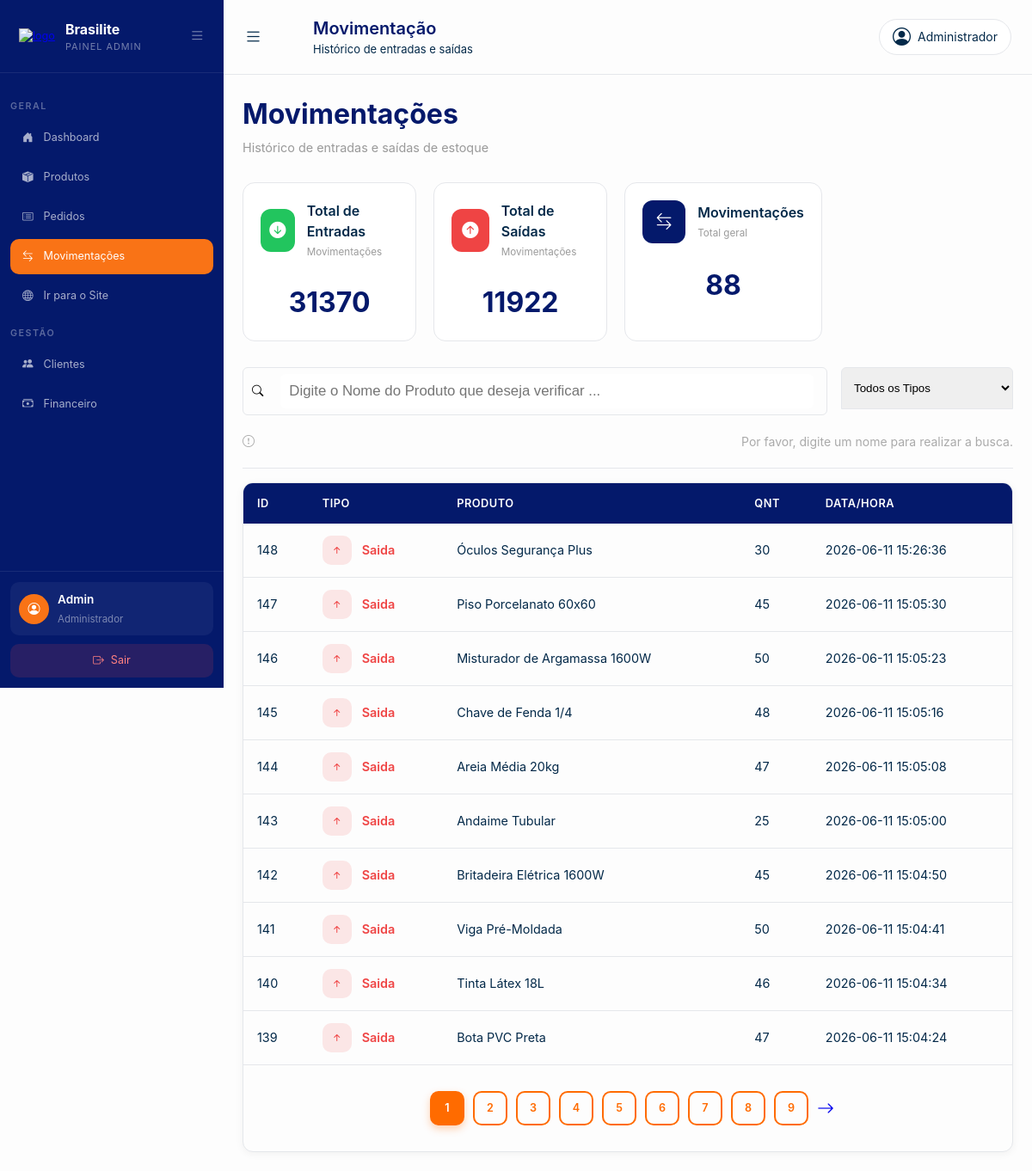
Page /Dashboard/movimentacao.php on the committed database.
### tables this page shows
CREATE TABLE `movimentacao` (
  `id_movimentacao` int(11) NOT NULL,
  `idUsuario` int(11) NOT NULL,
  `idPagamento` int(11) DEFAULT NULL,
  `idEstoque` int(11) NOT NULL,
  `tipo_movimentacao` enum('entrada','saida') NOT NULL,
  `quantidade` int(11) NOT NULL,
  `data_movimentacao` datetime NOT NULL DEFAULT current_timestamp(),
  `status_movimentacao` enum('concluido','pendente') NOT NULL DEFAULT 'concluido'
);

CREATE TABLE `produto` (
  `id_produto` int(11) NOT NULL,
  `idCategoria` int(11) NOT NULL,
  `sku` varchar(50) NOT NULL,
  `nome_produto` varchar(150) NOT NULL,
  `marca` varchar(50) DEFAULT NULL,
  `unidade_medida` varchar(10) NOT NULL DEFAULT 'UN',
  `preco_unitario` decimal(10,2) NOT NULL,
  `custo_produto` decimal(10,2) NOT NULL DEFAULT 0.00,
  `desconto` decimal(10,2) NOT NULL DEFAULT 0.00,
  `frete` decimal(10,2) NOT NULL DEFAULT 0.00,
  `status_produto` enum('ativo','inativo') NOT NULL DEFAULT 'ativo',
  `descricao_produto` varchar(500) DEFAULT NULL
);

### Dashboard/movimentacao.php (the view, shortened to what this page needs)
<?php
require_once '../Crud/crud.php';
$id_filtrado = isset($_GET['id_filtrado']) ? (int)$_GET['id_filtrado'] : null;
$stmt = $pdo->query("SELECT SUM(quantidade) as total FROM movimentacao WHERE tipo_movimentacao = 'entrada'");
$entradas = $stmt->fetch(PDO::FETCH_ASSOC)['total'] ?? 0;
$stmt = $pdo->query("SELECT SUM(quantidade) as total FROM movimentacao WHERE tipo_movimentacao = 'saida'");
$saidas = $stmt->fetch(PDO::FETCH_ASSOC)['total'] ?? 0;
$stmt = $pdo->query("SELECT COUNT(*) as total FROM movimentacao");
$total_mov = $stmt->fetch(PDO::FETCH_ASSOC)['total'] ?? 0;
$tipo     = $_GET['tipo'] ?? '';
$pesquisa = isset($_POST['pesquisa']) ? trim($_POST['pesquisa']) : ($_GET['pesquisa'] ?? '');
$limite      = 10;
$paginaAtual = isset($_GET['pagina']) ? max(1, (int)$_GET['pagina']) : 1;
$offset      = ($paginaAtual - 1) * $limite;
$sqlCount = "SELECT COUNT(*)
             FROM movimentacao m
             JOIN estoque e ON e.id_estoque = m.idEstoque
             JOIN produto p ON p.id_produto = e.idProduto
             WHERE 1=1";
$totalRegistros = $pdo->query($sqlCount)->fetchColumn();
$totalPaginas   = ceil($totalRegistros / $limite);
$sql = "SELECT
            m.id_movimentacao,
            p.nome_produto,
            p.id_produto,
            m.quantidade,
            m.tipo_movimentacao,
            m.data_movimentacao
        FROM movimentacao m
        JOIN estoque e ON e.id_estoque = m.idEstoque
        JOIN produto p ON p.id_produto = e.idProduto
        WHERE 1=1";
$sql .= " ORDER BY m.data_movimentacao DESC LIMIT $limite OFFSET $offset";
$movimentacoes = $pdo->query($sql)->fetchAll(PDO::FETCH_ASSOC);
?>
<!DOCTYPE html>
<html lang="pt-br">
<head>
    <link rel="stylesheet" href="css/global.css">
    <link rel="stylesheet" href="css/sidebar.css">
    <link rel="stylesheet" href="css/movimentacao.css">
    <link rel="stylesheet" href="https://cdn.jsdelivr.net/npm/bootstrap-icons@1.11.3/font/bootstrap-icons.min.css">
</head>
<body>
    <?php
    require_once("../partials/sidebar.php");
    ?>
    <div class="content">
        <header class="topbar">
            <div class="topbar-left">
                <label for="menu-toggle" class="menu-btn"><i class="bi bi-list"></i></label>
                <div class="header-left">
                    <h1>Movimentação</h1>
                    <p>Histórico de entradas e saídas</p>
                </div>
            </div>
            <div class="topbar-right">
                <div class="user"><i class="bi bi-person-circle"></i>
                    <p>Administrador</p>
                </div>
            </div>
        </header>
        <main>
            <div class="container-pagina">
                <div class="tabela-header">
                    <div>
                        <h1>Movimentações</h1>
                        <p>Histórico de entradas e saídas de estoque</p>
                    </div>
                </div>
                <div class="kpi-grid">
                    <div class="kpi-card">
                        <div class="kpi-header">
                            <div class="kpi-left">
                                <div class="kpi-icon entrada"><i class="bi bi-arrow-down-circle-fill"></i></div>
                                <div>
                                    <div class="kpi-label">Total de Entradas</div>
                                    <small>Movimentações</small>
                                </div>
                            </div>
                        </div>
                        <div class="kpi-valor"><?= $entradas ?></div>
                    </div>
                    <div class="kpi-card">
                        <div class="kpi-header">
                            <div class="kpi-left">
                                <div class="kpi-icon saida"><i class="bi bi-arrow-up-circle-fill"></i></div>
                                <div>
                                    <div class="kpi-label">Total de Saídas</div>
                                    <small>Movimentações</small>
                                </div>
                            </div>
                        </div>
                        <div class="kpi-valor"><?= $saidas ?></div>
                    </div>
                    <div class="kpi-card">
                        <div class="kpi-header">
                            <div class="kpi-left">
                                <div class="kpi-icon saldo"><i class="bi bi-arrow-left-right"></i></div>
                                <div>
                                    <div class="kpi-label">Movimentações</div>
                                    <small>Total geral</small>
                                </div>
                            </div>
                        </div>
                        <div class="kpi-valor"><?= $total_mov ?></div>
                    </div>
                </div>
                <div class="main-filtro">
                    <form method="POST" action="movimentacao.php" autocomplete="off" style="width: 100%;">
                        <div class="barra-pesquisa">
                            <button type="submit"><i class="bi bi-search"></i></button>
                            <input type="text" name="pesquisa" placeholder="Digite o Nome do Produto que deseja verificar ..." value="<?= htmlspecialchars($pesquisa) ?>">
                        </div>
                    </form>
                    <form method="GET" action="movimentacao.php">
                        <div class="status">
                            <select name="tipo" onchange="this.form.submit()">
                                <option value="">Todos os Tipos</option>
                            </select>
                        </div>
                    </form>
                </div>
                <?php if (empty($movimentacoes)): ?>
                                <div class="item-resultado sem-resultado">
                                    <i class="bi bi-exclamation-circle" style="margin-right: 6px;"></i>
                                    Nenhum resultado encontrado.
                                </div>
                            <?php elseif (strlen($pesquisa) === 0): ?>
                                <div class="item-resultado sem-resultado">
                                    <i class="bi bi-exclamation-circle" style="margin-right: 6px;"></i>
                                    Por favor, digite um nome para realizar a busca.
                                </div>
                            <?php endif; ?>
                <div class="container-tabela-produto">
                    <div class="tabela-wrapper">
                        <div class="tabela">
                            <table>
                                <thead>
                                    <tr>
                                        <th>ID</th>
                                        <th>Tipo</th>
                                        <th>Produto</th>
                                        <th>Qnt</th>
                                        <th>Data/Hora</th>
                                    </tr>
                                </thead>
                                <tbody>
                                    <?php
                                    if (count($movimentacoes) > 0) {
                                        foreach ($movimentacoes as $mov) {
                                            $classe = ($mov['tipo_movimentacao'] === 'entrada') ? 'tp-entrada' : 'tp-saida';
                                            $icone = ($mov['tipo_movimentacao'] === 'entrada') ? 'bi-arrow-down-short' : 'bi-arrow-up-short';
                                            echo '
                                            <tr>
                                                <td>' . $mov['id_movimentacao'] . '</td>
                                                <td class="tipo ' . $classe . '">
                                                    <i class="bi ' . $icone . '"></i>
                                                    <p>' . ucfirst($mov['tipo_movimentacao']) . '</p>
                                                </td>
                                                <td>' . htmlspecialchars($mov['nome_produto']) . '</td>
                                                <td>' . $mov['quantidade'] . '</td>
                                                <td class="data">' . $mov['data_movimentacao'] . '</td>
                                            </tr>';
                                        }
                                    }
                                    ?>
                                </tbody>
                            </table>
                            <div class="paginacao">
                                <div class="box-num">
                                    <?php for ($i = 1; $i <= $totalPaginas; $i++): ?>
                                        <a href="?pagina=<?= $i ?>&tipo=<?= urlencode($tipo) ?>&pesquisa=<?= urlencode($pesquisa) ?><?= $id_filtrado ? '&id_filtrado=' . $id_filtrado : '' ?>" class="<?= $i == $paginaAtual ? 'ativo' : ''; ?>">
                                            <?= $i; ?>
                                        </a>
                                    <?php endfor; ?>
                                </div>
                                <div class="seta">
                                    <?php if ($paginaAtual < $totalPaginas): ?>
                                        <a class="seta" href="?pagina=<?= $paginaAtual + 1 ?>&tipo=<?= urlencode($tipo) ?>&pesquisa=<?= urlencode($pesquisa) ?><?= $id_filtrado ? '&id_filtrado=' . $id_filtrado : '' ?>">
                                            <i class="bi bi-arrow-right"></i>
                                        </a>
                                    <?php endif; ?>
                                </div>
                            </div>
                        </div>
                    </div>
                </div>
            </div>
        </main>
    </div>
</body>
</html>

### Dashboard/css/global.css (style rules this page uses)
:root { --primary: #1D4ED8; --green: #22C55E; --red: #EF4444; --orange: #F97316; --orange-hover: #c05000; --primary-color: #074880; --secondary-color: #C26931; --orange-grafico: #ff7700; --blue-grafico: #2b09ec; --background-color: #fdfdfd; --title: #04196B; --top-header: #032949e3; --text-color: #FFFFFF; --border: #e5e7eb; --border-fraca: #e9ebee46; --detalhes: #032949; --icon-box: #aaaaaa; --text-info: #707070b4; --box-critico: #fa3e3e71; --box-atencao: #f9c74f71; --text-atencao: #ffd902; --text-critico: #ff0000; --border-lista: #e5e7eb34; --footer-sidebar: #031349; --primary-blue: #0A1F3C; --accent-orange: #F28C07; --accent-green: #25D366; --bg-light: #F9FAFB; --bg-white: #FFFFFF; --text-gray: #6B7280; --border-color: #E5E7EB; --font-main: 'Arial', sans-serif; }

### Dashboard/css/sidebar.css (style rules this page uses)
.content { width: calc(100% - 260px); margin-left: 260px; min-height: 100vh; }

### rows in the picture
movimentacao: id_movimentacao "148", tipo_movimentacao "Saida", produto.nome_produto "Óculos Segurança Plus", quantidade "30", data_movimentacao "2026-06-11 15:26:36"
movimentacao: id_movimentacao "147", tipo_movimentacao "Saida", produto.nome_produto "Piso Porcelanato 60x60", quantidade "45", data_movimentacao "2026-06-11 15:05:30"
movimentacao: id_movimentacao "146", tipo_movimentacao "Saida", produto.nome_produto "Misturador de Argamassa 1600W", quantidade "50", data_movimentacao "2026-06-11 15:05:23"
movimentacao: id_movimentacao "145", tipo_movimentacao "Saida", produto.nome_produto "Chave de Fenda 1/4", quantidade "48", data_movimentacao "2026-06-11 15:05:16"
movimentacao: id_movimentacao "144", tipo_movimentacao "Saida", produto.nome_produto "Areia Média 20kg", quantidade "47", data_movimentacao "2026-06-11 15:05:08"
movimentacao: id_movimentacao "143", tipo_movimentacao "Saida", produto.nome_produto "Andaime Tubular", quantidade "25", data_movimentacao "2026-06-11 15:05:00"
movimentacao: id_movimentacao "142", tipo_movimentacao "Saida", produto.nome_produto "Britadeira Elétrica 1600W", quantidade "45", data_movimentacao "2026-06-11 15:04:50"
movimentacao: id_movimentacao "141", tipo_movimentacao "Saida", produto.nome_produto "Viga Pré-Moldada", quantidade "50", data_movimentacao "2026-06-11 15:04:41"
movimentacao: id_movimentacao "140", tipo_movimentacao "Saida", produto.nome_produto "Tinta Látex 18L", quantidade "46", data_movimentacao "2026-06-11 15:04:34"
movimentacao: id_movimentacao "139", tipo_movimentacao "Saida", produto.nome_produto "Bota PVC Preta", quantidade "47", data_movimentacao "2026-06-11 15:04:24"

### other values in the picture
$nome_usuario "Admin"
$entradas "31370"
$saidas "11922"
$total_mov "88"
